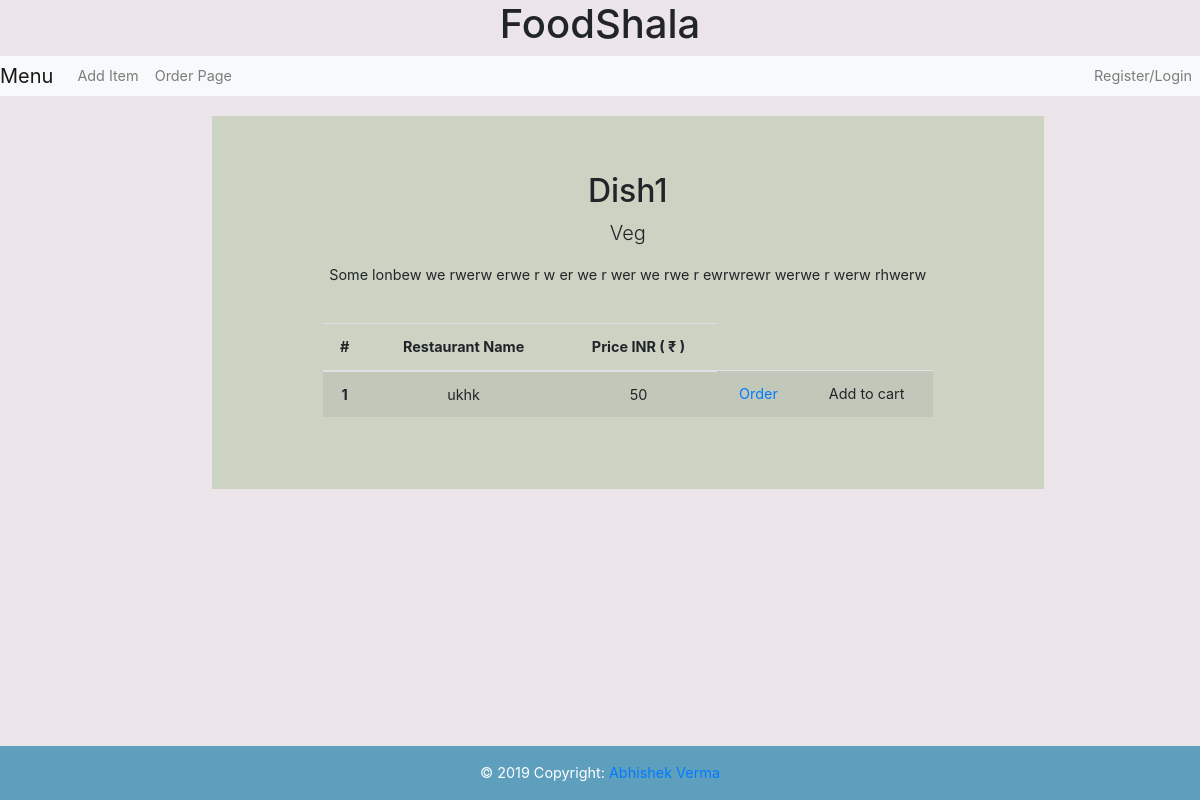
Page /item.php?id=1 on the committed database.
### tables this page shows
CREATE TABLE `Menu` (
  `food_id` int(11) NOT NULL,
  `food_name` varchar(30) NOT NULL,
  `food_pref` varchar(10) NOT NULL,
  `food_desc` varchar(200) NOT NULL
);

CREATE TABLE `Rest_Menu` (
  `rest_menu_id` int(11) NOT NULL,
  `rest_id` int(11) NOT NULL,
  `food_id` int(11) NOT NULL,
  `food_cost` int(11) NOT NULL
);

CREATE TABLE `Restaurant` (
  `rest_id` int(20) NOT NULL,
  `rest_name` varchar(30) NOT NULL,
  `rest_mail` varchar(50) NOT NULL,
  `rest_pass` varchar(30) NOT NULL
);

### utility.php (called while the page is built, shortened)
<?php
	function getFoodInfo($food_id)	{
		include 'connection.php';
		try {
			$sqlquery = "Select * from Menu where food_id=".$food_id;
			$result = $conn->query($sqlquery)->fetch();
			return $result ;
        }
        catch (PDOException $e) {
			echo $e;
			return false ;
        }
	}
	function getAllRes($food_id)	{
		include 'connection.php';
		try {
			$sqlquery = "Select rest_menu_id, Rest_Menu.rest_id, rest_name, food_cost from Rest_Menu inner join Restaurant
				on Rest_Menu.rest_id = Restaurant.rest_id where food_id=".$food_id;
			$result = $conn->query($sqlquery)->fetchAll();
			return $result ;
        }
        catch (PDOException $e) {
			echo $e;
			return false ;
        }
	}
?>

### item.php (the view)
<?php
	include 'header.php';
	require_once 'utility.php';
	$item_id = $_GET['id'];
	$food_info = getFoodInfo($item_id);
	$res = getAllRes($item_id);
?>
<div class='container'>
	<div id='food_item'>
		<h2> <?= $food_info[1]; ?> </h2>
		<p class="lead"> <?= $food_info[2] ?> </p>
		<p> <?= $food_info[3] ?> </p>
		<br>
		<table class="table table-striped">
			<thead>
				<tr>
				<th scope="col">#</th>
				<th scope="col">Restaurant Name</th>
				<th scope="col">Price INR ( ₹ )</th>
				</tr>
			</thead>
			<tbody>
				<?php
					$count=1;
					foreach ($res as $r)	{
						echo '<tr>
							<th scope="row">'.$count++.'</th>
							<td>'.$r[2].'</td>
							<td>'.$r[3].'</td>
							<td><a href="success.php?food='.$food_info[1].'&rest='.$r[2].'&rest_id='.$r[1].'&cust_id='.$_SESSION['cust_id'].'&food_id='.$item_id.'&cost='.$r[3].'">Order</a></td>
							<td><a onclick="addToCart('.$item_id.', \''.$food_info[1].'\', '.$r[3].')">Add to cart</a></td>
						</tr>';
					}
				?>
			</tbody>
		</table>
	</div>
</div>
<?php
	include 'footer.php';
?>

### assets/css/main.css (style rules this page uses)
body { background-color: #ebe4e9; font-size: 90%; padding: 0; margin: 0; }
#food_item { background: #ccd3c3; position: relative; padding-top: 5%; margin-top: 20px; padding-bottom: 5%; padding-left: 10%; padding-right: 10%; left: 15%; text-align: center; width: 75%; margin-bottom: 20px; }

### rows in the picture
menu: food_name "Dish1", food_pref "Veg", food_desc "Some lonbew we rwerw erwe r w er we r wer we rwe r ewrwrewr werwe r werw rhwerw"
rest_menu: rest.rest_name "ukhk", food_cost "50"
